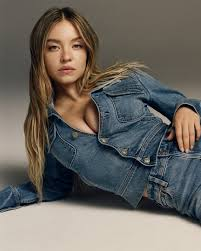
%> input picture 3. Arithmetic_coding, jpeg compression, hypothesis testing/sydney.jpg, 201 x 251 px
$ octave jpeg_compresssion.m   (GNU Octave 9; MATLAB toolbox functions it lacks are replaced by stand-ins)
%> lines starting %> are read from the running program, lines starting %| are printed output that depends on the picture
clc;
clear all;
close all;

I=imread("C:\Users\hp\Downloads\sydney.jpg");
%> I is the input picture: size 251x201x3 uint8; mean R, G, B 107.9, 103.4, 97.2
if size(I,3)==3
    I=rgb2gray(I);
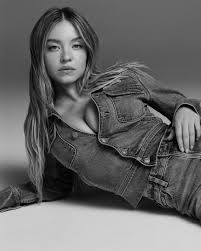
%> I: size 251x201 uint8; min 0, max 218, mean 104
end
I=double(I);
%> I: size 251x201 double
%Loading the grayscale image and converting it into double for DCT operations.

Q=[16 11 10 16 24 40 51 61;
   12 12 14 19 26 58 60 55;
   14 13 16 24 40 57 69 56;
   14 17 22 29 51 87 80 62;
   18 22 37 56 68 109 103 77;
   24 35 55 64 81 104 113 92;
   49 64 78 87 103 121 120 101;
   72 92 95 98 112 100 103 99];
%Defining the standard JPEG quantization matrix.

factor=10;
Q=Q*factor;
%Increasing quantization values to introduce stronger compression effects.
blockSize=8;
%JPEG processes the image in fixed 8x8 pixel blocks.
[m,n]=size(I);
%> m = 251; n = 201
reconstructed=zeros(m,n);
%Initializing an empty matrix to store reconstructed compressed output.

for i=1:blockSize:(m-blockSize+1)
    for j=1:blockSize:(n-blockSize+1)

        block=I(i:i+7,j:j+7);
        %Extracting one valid 8x8 block from the image.
        block=block-128;
        %Shifting pixel values around zero to improve DCT efficiency.
        dctBlock=dct2(block);
        %Applying Discrete Cosine Transform to convert block into frequency domain.
        quantBlock=round(dctBlock./Q);
        %Quantizing the DCT coefficients which causes lossy compression.
        dequantBlock=quantBlock.*Q;
        %Reversing quantization step for decompression during reconstruction.
        idctBlock=idct2(dequantBlock);
        %Applying inverse DCT to bring the frequency block back to spatial form.
        idctBlock=idctBlock+128;
        %Shifting pixel values back to the original intensity range.
        reconstructed(i:i+7,j:j+7)=idctBlock;
        %Placing the reconstructed block back into the output image.

    end
end
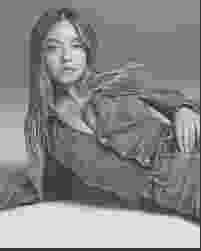
%> reconstructed: size 251x201 double; min -66.5, max 246.2, mean 101.3; drawn with min black and max white

reconstructed=uint8(reconstructed);
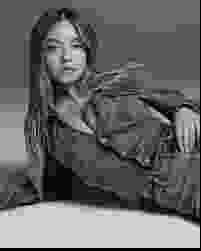
%> reconstructed: size 251x201 uint8; min 0, max 246, mean 101.3
%Converting reconstructed image back into uint8 format for display.

figure;
imshow(uint8(I));
title("Original Image");
%Displaying the input image before compression.

figure;
imshow(reconstructed);
title("Reconstructed Image After High JPEG Compression");
%Displaying the decompressed output image after DCT compression.
